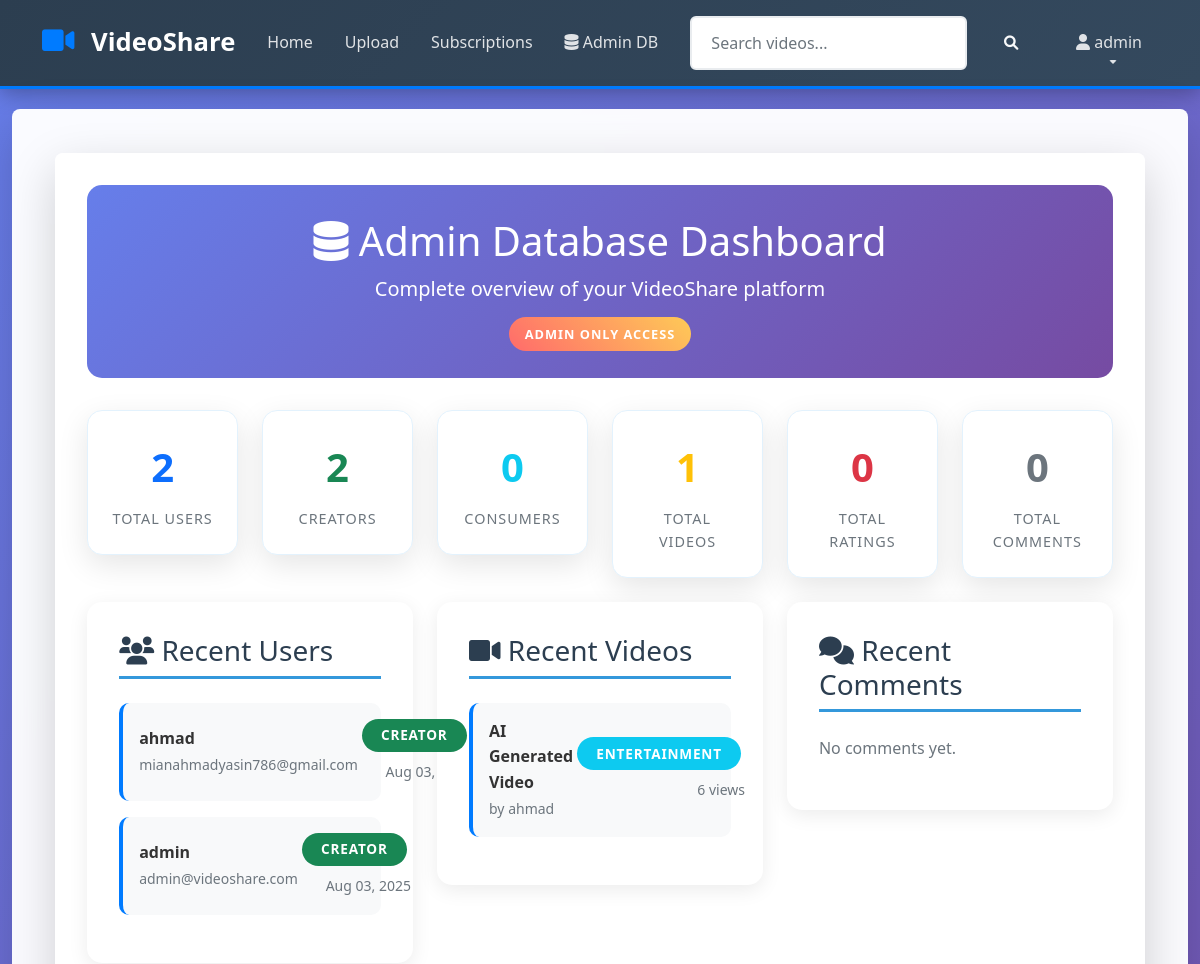
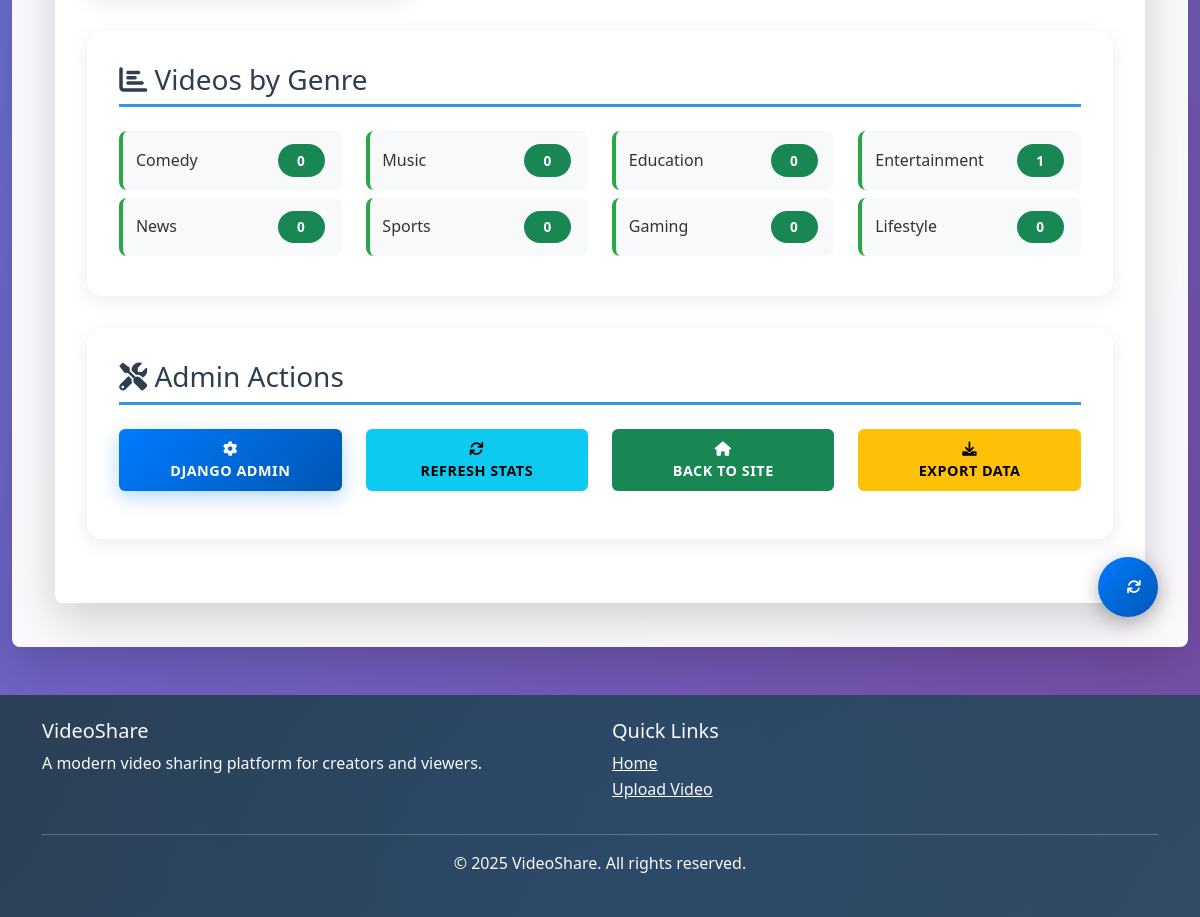
The page /users/admin/database/ (signed in) on the database its author committed (2 pictures, top to bottom).
### users/models.py (models this page shows, shortened)
class CustomUser(AbstractUser):
    USER_TYPES = (
        ('consumer', 'Consumer'),
        ('creator', 'Creator'),
    )
    user_type = models.CharField(max_length=10, choices=USER_TYPES, default='consumer')
    created_at = models.DateTimeField(auto_now_add=True)

### videos/models.py (models this page shows, shortened)
class Video(models.Model):
    GENRE_CHOICES = [
        ('comedy', 'Comedy'),
        ('music', 'Music'),
        ('education', 'Education'),
        ('entertainment', 'Entertainment'),
        ('news', 'News'),
        ('sports', 'Sports'),
        ('gaming', 'Gaming'),
        ('lifestyle', 'Lifestyle'),
    ]
    AGE_RATING_CHOICES = [
        ('G', 'General Audiences'),
        ('PG', 'Parental Guidance'),
        ('PG-13', 'Parents Strongly Cautioned'),
        ('R', 'Restricted'),
        ('18+', 'Adults Only'),
    ]
    title = models.CharField(max_length=200)
    description = models.TextField(blank=True)
    creator = models.ForeignKey(User, on_delete=models.CASCADE, related_name='videos')
    publisher = models.CharField(max_length=100, blank=True)
    producer = models.CharField(max_length=100, blank=True)
    genre = models.CharField(max_length=20, choices=GENRE_CHOICES)
    age_rating = models.CharField(max_length=5, choices=AGE_RATING_CHOICES)
    video_file = models.FileField(upload_to=video_upload_path, blank=True, null=True)
    external_url = models.URLField(blank=True, null=True)  # For external storage
    duration = models.DurationField(blank=True, null=True)
    file_size = models.BigIntegerField(blank=True, null=True)
    views = models.PositiveIntegerField(default=0)
    likes = models.PositiveIntegerField(default=0)
    dislikes = models.PositiveIntegerField(default=0)
    created_at = models.DateTimeField(auto_now_add=True)
    updated_at = models.DateTimeField(auto_now=True)
    is_active = models.BooleanField(default=True)
    class Meta:
        ordering = ['-created_at']

### users/views.py (the view)
# urls.py: path('admin/database/', views.admin_database_view, name='admin_database'),
@user_passes_test(is_admin)
def admin_database_view(request):
    total_users = User.objects.count()
    total_creators = User.objects.filter(user_type='creator').count()
    total_consumers = User.objects.filter(user_type='consumer').count()
    total_videos = Video.objects.count()
    total_ratings = VideoRating.objects.count()
    total_comments = Comment.objects.count()
    recent_users = User.objects.order_by('-date_joined')[:10]
    recent_videos = Video.objects.order_by('-created_at')[:10]
    recent_comments = Comment.objects.order_by('-created_at')[:10]
    videos_by_genre = {}
    for genre_code, genre_name in Video.GENRE_CHOICES:
        count = Video.objects.filter(genre=genre_code).count()
        videos_by_genre[genre_name] = count
    context = {
        'stats': {
            'total_users': total_users,
            'total_creators': total_creators,
            'total_consumers': total_consumers,
            'total_videos': total_videos,
            'total_ratings': total_ratings,
            'total_comments': total_comments,
        },
        'recent_users': recent_users,
        'recent_videos': recent_videos,
        'recent_comments': recent_comments,
        'videos_by_genre': videos_by_genre,
    }
    return render(request, 'admin_database.html', context)

### templates/admin_database.html (shortened to what this page needs)
{% extends 'base.html' %}
{% block content %}
<div class="container-fluid">
    <div class="admin-header text-center">
        <div class="container">
            <h1><i class="fas fa-database"></i> Admin Database Dashboard</h1>
            <p class="lead">Complete overview of your VideoShare platform</p>
            <span class="admin-badge">Admin Only Access</span>
        </div>
    </div>
    <div class="row">
        <div class="col-md-2">
            <div class="stat-card text-center">
                <div class="stat-number text-primary">{{ stats.total_users }}</div>
                <div class="stat-label">Total Users</div>
            </div>
        </div>
        <div class="col-md-2">
            <div class="stat-card text-center">
                <div class="stat-number text-success">{{ stats.total_creators }}</div>
                <div class="stat-label">Creators</div>
            </div>
        </div>
        <div class="col-md-2">
            <div class="stat-card text-center">
                <div class="stat-number text-info">{{ stats.total_consumers }}</div>
                <div class="stat-label">Consumers</div>
            </div>
        </div>
        <div class="col-md-2">
            <div class="stat-card text-center">
                <div class="stat-number text-warning">{{ stats.total_videos }}</div>
                <div class="stat-label">Total Videos</div>
            </div>
        </div>
        <div class="col-md-2">
            <div class="stat-card text-center">
                <div class="stat-number text-danger">{{ stats.total_ratings }}</div>
                <div class="stat-label">Total Ratings</div>
            </div>
        </div>
        <div class="col-md-2">
            <div class="stat-card text-center">
                <div class="stat-number text-secondary">{{ stats.total_comments }}</div>
                <div class="stat-label">Total Comments</div>
            </div>
        </div>
    </div>
    <div class="row">
        <div class="col-md-4">
            <div class="admin-section">
                <h3><i class="fas fa-users"></i> Recent Users</h3>
                {% for user in recent_users %}
                <div class="recent-item">
                    <div class="d-flex justify-content-between align-items-center">
                        <div>
                            <strong>{{ user.username }}</strong>
                            <br>
                            <small class="text-muted">{{ user.email }}</small>
                        </div>
                        <div class="text-end">
                            <span class="badge bg-{% if user.user_type == 'creator' %}success{% else %}primary{% endif %}">
                                {{ user.get_user_type_display }}
                            </span>
                            <br>
                            <small class="text-muted">{{ user.date_joined|date:"M d, Y" }}</small>
                        </div>
                    </div>
                </div>
                {% empty %}
                <p class="text-muted">No users yet.</p>
                {% endfor %}
            </div>
        </div>
        <div class="col-md-4">
            <div class="admin-section">
                <h3><i class="fas fa-video"></i> Recent Videos</h3>
                {% for video in recent_videos %}
                <div class="recent-item">
                    <div class="d-flex justify-content-between align-items-center">
                        <div>
                            <strong>{{ video.title|truncatechars:30 }}</strong>
                            <br>
                            <small class="text-muted">by {{ video.creator.username }}</small>
                        </div>
                        <div class="text-end">
                            <span class="badge bg-info">{{ video.get_genre_display }}</span>
                            <br>
                            <small class="text-muted">{{ video.views }} views</small>
                        </div>
                    </div>
                </div>
                {% empty %}
                <p class="text-muted">No videos yet.</p>
                {% endfor %}
            </div>
        </div>
        <div class="col-md-4">
            <div class="admin-section">
                <h3><i class="fas fa-comments"></i> Recent Comments</h3>
                {% for comment in recent_comments %}
                <div class="recent-item">
                    <div>
                        <strong>{{ comment.user.username }}</strong>
                        <small class="text-muted">on {{ comment.video.title|truncatechars:20 }}</small>
                    </div>
                    <p class="mb-1">{{ comment.content|truncatechars:50 }}</p>
                    <small class="text-muted">{{ comment.created_at|timesince }} ago</small>
                </div>
                {% empty %}
                <p class="text-muted">No comments yet.</p>
                {% endfor %}
            </div>
        </div>
    </div>
    <div class="row">
        <div class="col-12">
            <div class="admin-section">
                <h3><i class="fas fa-chart-bar"></i> Videos by Genre</h3>
                <div class="row">
                    {% for genre, count in videos_by_genre.items %}
                    <div class="col-md-6 col-lg-3">
                        <div class="genre-stat">
                            <span>{{ genre }}</span>
                            <span class="badge bg-success">{{ count }}</span>
                        </div>
                    </div>
                    {% endfor %}
                </div>
            </div>
        </div>
    </div>
    <div class="row">
        <div class="col-12">
            <div class="admin-section">
                <h3><i class="fas fa-tools"></i> Admin Actions</h3>
                <div class="row">
                    <div class="col-md-3">
                        <a href="/admin/" class="btn btn-primary btn-lg w-100 mb-3">
                            <i class="fas fa-cog"></i><br>
                            Django Admin
                        </a>
                    </div>
                    <div class="col-md-3">
                        <button class="btn btn-info btn-lg w-100 mb-3" onclick="refreshStats()">
                            <i class="fas fa-sync"></i><br>
                            Refresh Stats
                        </button>
                    </div>
                    <div class="col-md-3">
                        <a href="{% url 'videos:dashboard' %}" class="btn btn-success btn-lg w-100 mb-3">
                            <i class="fas fa-home"></i><br>
                            Back to Site
                        </a>
                    </div>
                    <div class="col-md-3">
                        <button class="btn btn-warning btn-lg w-100 mb-3" onclick="exportData()">
                            <i class="fas fa-download"></i><br>
                            Export Data
                        </button>
                    </div>
                </div>
            </div>
        </div>
    </div>
</div>
<button class="btn btn-primary refresh-btn" onclick="refreshStats()" title="Refresh Statistics">
    <i class="fas fa-sync"></i>
</button>
{% endblock %}

### templates/base.html (shortened to what this page needs)
<!DOCTYPE html>
<html lang="en">
<head>
    <link href="https://cdn.jsdelivr.net/npm/bootstrap@5.1.3/dist/css/bootstrap.min.css" rel="stylesheet">
    <link rel="stylesheet" href="https://cdnjs.cloudflare.com/ajax/libs/font-awesome/6.0.0/css/all.min.css">
    {% load static %}
    <link rel="stylesheet" href="{% static 'css/style.css' %}">
</head>
<body>
    <nav class="navbar navbar-expand-lg navbar-dark bg-dark">
        <div class="container">
            <a class="navbar-brand" href="{% url 'videos:dashboard' %}">
                <i class="fas fa-video"></i> VideoShare
            </a>
            <div class="collapse navbar-collapse" id="navbarNav">
                <ul class="navbar-nav me-auto">
                    <li class="nav-item">
                        <a class="nav-link" href="{% url 'videos:dashboard' %}">Home</a>
                    </li>
                    {% if user.is_authenticated %}
                    <li class="nav-item">
                        <a class="nav-link" href="{% url 'videos:creator_upload' %}">Upload</a>
                    </li>
                    <li class="nav-item">
                        <a class="nav-link" href="{% url 'users:subscriptions' %}">Subscriptions</a>
                    </li>
                    {% if user.is_superuser or user.is_staff %}
                    <li class="nav-item">
                        <a class="nav-link text-warning" href="{% url 'users:admin_database' %}">
                            <i class="fas fa-database"></i> Admin DB
                        </a>
                    </li>
                    {% endif %}
                    {% endif %}
                </ul>
                <form class="d-flex me-3" method="GET" action="{% url 'videos:dashboard' %}">
                    <input class="form-control me-2" type="search" placeholder="Search videos..." name="search" value="{{ search_query }}">
                    <button class="btn btn-outline-light" type="submit">
                        <i class="fas fa-search"></i>
                    </button>
                </form>
                <ul class="navbar-nav">
                    {% if user.is_authenticated %}
                    <li class="nav-item dropdown">
                        <a class="nav-link dropdown-toggle" href="#" id="navbarDropdown" role="button" data-bs-toggle="dropdown">
                            <i class="fas fa-user"></i> {{ user.username }}
                        </a>
                    </li>
                    {% endif %}
                </ul>
            </div>
        </div>
    </nav>
    <main class="container-fluid py-4">
        {% block content %}
        {% endblock %}
    </main>
    <footer class="bg-dark text-light py-4 mt-5">
        <div class="container">
            <div class="row">
                <div class="col-md-6">
                    <h5>VideoShare</h5>
                    <p>A modern video sharing platform for creators and viewers.</p>
                </div>
                <div class="col-md-6">
                    <h5>Quick Links</h5>
                    <ul class="list-unstyled">
                        <li><a href="{% url 'videos:dashboard' %}" class="text-light">Home</a></li>
                        {% if user.is_authenticated %}
                        <li><a href="{% url 'videos:creator_upload' %}" class="text-light">Upload Video</a></li>
                        {% else %}
                        <li><a href="{% url 'users:register' %}" class="text-light">Join Now</a></li>
                        {% endif %}
                    </ul>
                </div>
            </div>
            <hr>
            <div class="text-center">
                <p>&copy; 2025 VideoShare. All rights reserved.</p>
            </div>
        </div>
    </footer>
    {% load static %}
</body>
</html>

### rows shown on the page
CustomUser: username "admin", email "admin@videoshare.com", user_type "CREATOR", date_joined "Aug 03, 2025"
CustomUser: username "ahmad", email "mianahmadyasin786@gmail.com", user_type "CREATOR", date_joined "Aug 03, 2025"
Video: title "AI Generated Video", creator.username "ahmad", genre "ENTERTAINMENT", views "6", genre "Entertainment", count "1"

### other values the page prints
{{ stats.total_users }} "2"
{{ stats.total_creators }} "2"
{{ stats.total_consumers }} "0"
{{ stats.total_videos }} "1"
{{ stats.total_ratings }} "0"
{{ stats.total_comments }} "0"
{{ genre }} "Comedy" "Music" "Education" "News" "Sports" "Gaming" "Lifestyle"
{{ count }} "0" "0" "0" "0" "0" "0" "0"
